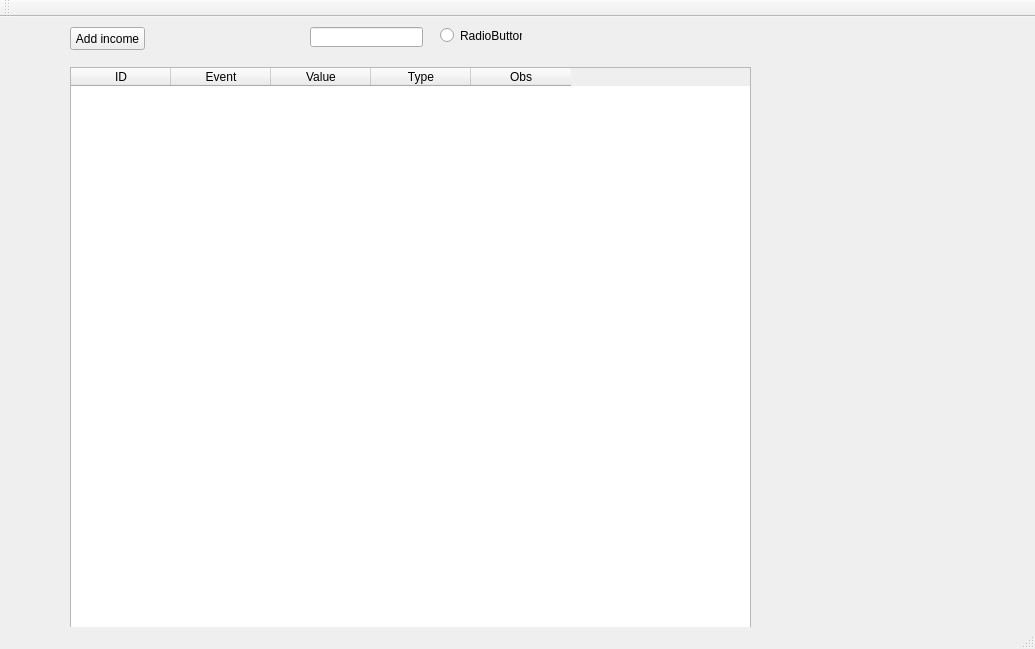
<?xml version="1.0" encoding="UTF-8"?>
<ui version="4.0">
 <class>IncomeManagerClass</class>
 <widget class="QMainWindow" name="IncomeManagerClass">
  <property name="geometry">
   <rect>
    <x>0</x>
    <y>0</y>
    <width>1035</width>
    <height>649</height>
   </rect>
  </property>
  <property name="windowTitle">
   <string>IncomeManager</string>
  </property>
  <widget class="QWidget" name="centralWidget">
   <widget class="QTableWidget" name="defaultTableWidget">
    <property name="geometry">
     <rect>
      <x>70</x>
      <y>50</y>
      <width>681</width>
      <height>601</height>
     </rect>
    </property>
    <column>
     <property name="text">
      <string>ID</string>
     </property>
    </column>
    <column>
     <property name="text">
      <string>Event</string>
     </property>
    </column>
    <column>
     <property name="text">
      <string>Value</string>
     </property>
    </column>
    <column>
     <property name="text">
      <string>Type</string>
     </property>
    </column>
    <column>
     <property name="text">
      <string>Obs</string>
     </property>
    </column>
   </widget>
   <widget class="QPushButton" name="addIncomePushButton">
    <property name="geometry">
     <rect>
      <x>70</x>
      <y>10</y>
      <width>75</width>
      <height>23</height>
     </rect>
    </property>
    <property name="text">
     <string>Add income</string>
    </property>
   </widget>
   <widget class="QLineEdit" name="lineEdit">
    <property name="geometry">
     <rect>
      <x>310</x>
      <y>10</y>
      <width>113</width>
      <height>20</height>
     </rect>
    </property>
   </widget>
   <widget class="QRadioButton" name="radioButton">
    <property name="geometry">
     <rect>
      <x>440</x>
      <y>10</y>
      <width>82</width>
      <height>17</height>
     </rect>
    </property>
    <property name="text">
     <string>RadioButton</string>
    </property>
   </widget>
  </widget>
  <widget class="QToolBar" name="mainToolBar">
   <attribute name="toolBarArea">
    <enum>TopToolBarArea</enum>
   </attribute>
   <attribute name="toolBarBreak">
    <bool>false</bool>
   </attribute>
  </widget>
  <widget class="QStatusBar" name="statusBar"/>
 </widget>
 <layoutdefault spacing="6" margin="11"/>
 <resources>
  <include location="incomemanager.qrc"/>
 </resources>
 <connections/>
</ui>
